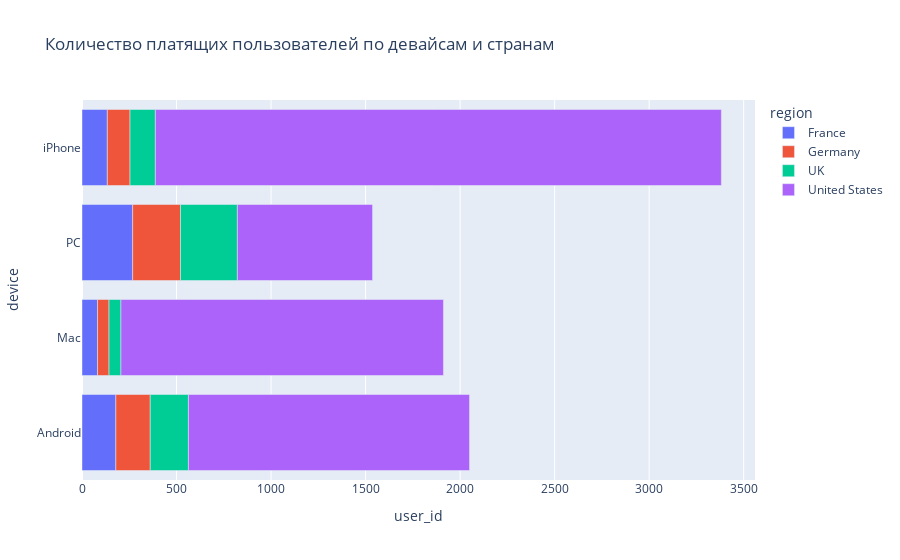

The notebook cell saved with this chart:
### Markdown cell above
Из этого графика видно, что больше всего пользователей с мобильных платформ пользуются услугами рассматриваемого сервиса.

### Code cell
px.bar(profiles.query('payer == True').groupby(['region', 'device']) \
       .agg({'user_id': 'nunique'}).reset_index(),
       y='device', x='user_id', orientation='h',
       color='region', title='Количество платящих пользователей по девайсам и странам')

### Figure 1 — Plotly figure (JSON) as saved in the notebook; plotly's stock layout.template omitted (floating-point values rounded to 4 significant figures)
{"data": [{"alignmentgroup": "True", "hovertemplate": "region=France<br>user_id=%{x}<br>device=%{y}<extra></extra>", "legendgroup": "France", "marker": {"color": "#636efa", "pattern": {"shape": ""}}, "name": "France", "offsetgroup": "France", "orientation": "h", "showlegend": true, "textposition": "auto", "type": "bar", "x": [179, 82, 268, 134], "xaxis": "x", "y": ["Android", "Mac", "PC", "iPhone"], "yaxis": "y"}, {"alignmentgroup": "True", "hovertemplate": "region=Germany<br>user_id=%{x}<br>device=%{y}<extra></extra>", "legendgroup": "Germany", "marker": {"color": "#EF553B", "pattern": {"shape": ""}}, "name": "Germany", "offsetgroup": "Germany", "orientation": "h", "showlegend": true, "textposition": "auto", "type": "bar", "x": [182, 61, 253, 120], "xaxis": "x", "y": ["Android", "Mac", "PC", "iPhone"], "yaxis": "y"}, {"alignmentgroup": "True", "hovertemplate": "region=UK<br>user_id=%{x}<br>device=%{y}<extra></extra>", "legendgroup": "UK", "marker": {"color": "#00cc96", "pattern": {"shape": ""}}, "name": "UK", "offsetgroup": "UK", "orientation": "h", "showlegend": true, "textposition": "auto", "type": "bar", "x": [202, 63, 301, 134], "xaxis": "x", "y": ["Android", "Mac", "PC", "iPhone"], "yaxis": "y"}, {"alignmentgroup": "True", "hovertemplate": "region=United States<br>user_id=%{x}<br>device=%{y}<extra></extra>", "legendgroup": "United States", "marker": {"color": "#ab63fa", "pattern": {"shape": ""}}, "name": "United States", "offsetgroup": "United States", "orientation": "h", "showlegend": true, "textposition": "auto", "type": "bar", "x": [1487, 1706, 715, 2994], "xaxis": "x", "y": ["Android", "Mac", "PC", "iPhone"], "yaxis": "y"}], "layout": {"barmode": "relative", "legend": {"title": {"text": "region"}, "tracegroupgap": 0}, "title": {"text": "Количество платящих пользователей по девайсам и странам"}, "xaxis": {"anchor": "y", "domain": [0, 1], "title": {"text": "user_id"}}, "yaxis": {"anchor": "x", "domain": [0, 1], "title": {"text": "device"}}}}
